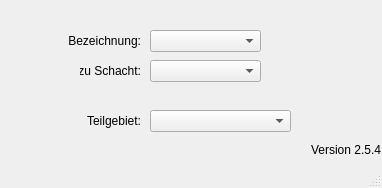
<?xml version="1.0" encoding="UTF-8"?>
<ui version="4.0">
 <class>MainWindow</class>
 <widget class="QMainWindow" name="MainWindow">
  <property name="geometry">
   <rect>
    <x>0</x>
    <y>0</y>
    <width>382</width>
    <height>188</height>
   </rect>
  </property>
  <property name="windowTitle">
   <string>MainWindow</string>
  </property>
  <property name="layoutDirection">
   <enum>Qt::LeftToRight</enum>
  </property>
  <widget class="QWidget" name="centralwidget">
   <widget class="QLabel" name="label_4">
    <property name="geometry">
     <rect>
      <x>50</x>
      <y>30</y>
      <width>91</width>
      <height>21</height>
     </rect>
    </property>
    <property name="text">
     <string>Bezeichnung:</string>
    </property>
    <property name="alignment">
     <set>Qt::AlignRight|Qt::AlignTrailing|Qt::AlignVCenter</set>
    </property>
   </widget>
   <widget class="QLabel" name="lb_version">
    <property name="geometry">
     <rect>
      <x>310</x>
      <y>140</y>
      <width>71</width>
      <height>20</height>
     </rect>
    </property>
    <property name="toolTip">
     <string>Version QKan Import</string>
    </property>
    <property name="text">
     <string>Version 2.5.4</string>
    </property>
    <property name="alignment">
     <set>Qt::AlignRight|Qt::AlignTrailing|Qt::AlignVCenter</set>
    </property>
   </widget>
   <widget class="QComboBox" name="schnam">
    <property name="geometry">
     <rect>
      <x>150</x>
      <y>60</y>
      <width>111</width>
      <height>22</height>
     </rect>
    </property>
   </widget>
   <widget class="QLabel" name="label_20">
    <property name="geometry">
     <rect>
      <x>80</x>
      <y>60</y>
      <width>61</width>
      <height>21</height>
     </rect>
    </property>
    <property name="text">
     <string>zu Schacht:</string>
    </property>
    <property name="alignment">
     <set>Qt::AlignRight|Qt::AlignTrailing|Qt::AlignVCenter</set>
    </property>
   </widget>
   <widget class="QComboBox" name="teilgebiet">
    <property name="geometry">
     <rect>
      <x>150</x>
      <y>110</y>
      <width>141</width>
      <height>22</height>
     </rect>
    </property>
   </widget>
   <widget class="QLabel" name="label_22">
    <property name="geometry">
     <rect>
      <x>80</x>
      <y>110</y>
      <width>61</width>
      <height>21</height>
     </rect>
    </property>
    <property name="text">
     <string>Teilgebiet:</string>
    </property>
    <property name="alignment">
     <set>Qt::AlignRight|Qt::AlignTrailing|Qt::AlignVCenter</set>
    </property>
   </widget>
   <widget class="QComboBox" name="gebnam">
    <property name="geometry">
     <rect>
      <x>150</x>
      <y>30</y>
      <width>111</width>
      <height>22</height>
     </rect>
    </property>
   </widget>
  </widget>
  <widget class="QStatusBar" name="statusbar"/>
 </widget>
 <tabstops>
  <tabstop>gebnam</tabstop>
  <tabstop>schnam</tabstop>
  <tabstop>teilgebiet</tabstop>
 </tabstops>
 <resources/>
 <connections/>
</ui>
